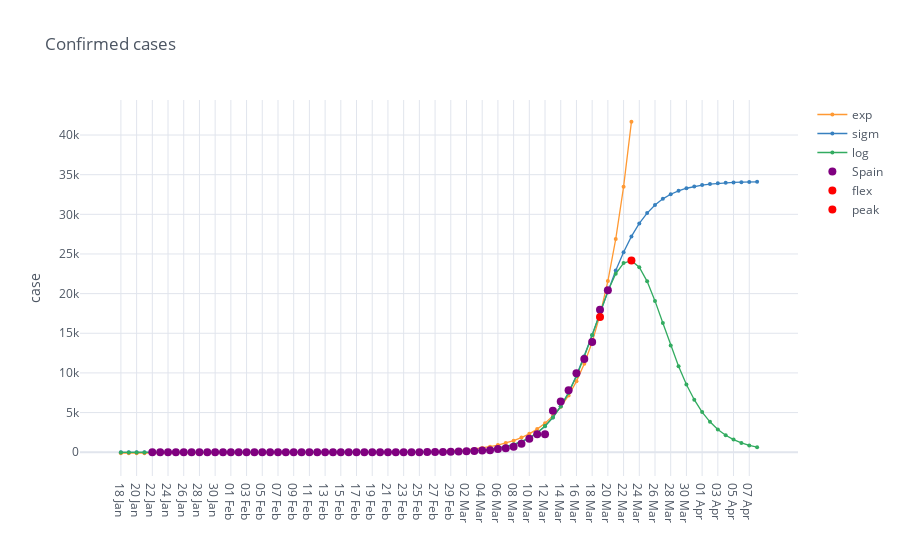

Here is the notebook cell this chart was saved with:
### Code cell
confirmed_cases = io.load_cases(io.get_filename_confirmed_cases(), [country])
# confirmed_cases
fig_analysis = mp.iplot_analysis_plot(confirmed_cases, title='Confirmed cases')
fig_analysis.show()

### Figure 1 — Plotly figure (JSON) as saved in the notebook; plotly's stock layout.template omitted (floating-point values rounded to 4 significant figures)
{"data": [{"line": {"color": "rgba(255, 153, 51, 1.0)", "dash": "solid", "shape": "linear", "width": 1.3}, "marker": {"size": 4, "symbol": "circle"}, "mode": "lines+markers", "name": "exp", "text": "", "type": "scatter", "x": ["18 Jan", "19 Jan", "20 Jan", "21 Jan", "22 Jan", "23 Jan", "24 Jan", "25 Jan", "26 Jan", "27 Jan", "28 Jan", "29 Jan", "30 Jan", "31 Jan", "01 Feb", "02 Feb", "03 Feb", "04 Feb", "05 Feb", "06 Feb", "07 Feb", "08 Feb", "09 Feb", "10 Feb", "11 Feb", "12 Feb", "13 Feb", "14 Feb", "15 Feb", "16 Feb", "17 Feb", "18 Feb", "19 Feb", "20 Feb", "21 Feb", "22 Feb", "23 Feb", "24 Feb", "25 Feb", "26 Feb", "27 Feb", "28 Feb", "29 Feb", "01 Mar", "02 Mar", "03 Mar", "04 Mar", "05 Mar", "06 Mar", "07 Mar", "08 Mar", "09 Mar", "10 Mar", "11 Mar", "12 Mar", "13 Mar", "14 Mar", "15 Mar", "16 Mar", "17 Mar", "18 Mar", "19 Mar", "20 Mar", "21 Mar", "22 Mar", "23 Mar", "24 Mar", "25 Mar", "26 Mar", "27 Mar", "28 Mar", "29 Mar", "30 Mar", "31 Mar", "01 Apr", "02 Apr", "03 Apr", "04 Apr", "05 Apr", "06 Apr", "07 Apr", "08 Apr"], "y": [-123.9, -123.8, -123.8, -123.8, -123.8, -123.8, -123.8, -123.8, -123.7, -123.7, -123.6, -123.6, -123.5, -123.4, -123.3, -123.1, -122.9, -122.7, -122.4, -122.1, -121.6, -121.1, -120.4, -119.5, -118.5, -117.2, -115.5, -113.5, -111.0, -107.8, -103.9, -99.01, -92.94, -85.38, -75.98, -64.29, -49.74, -31.64, -9.127, 18.89, 53.74, 97.1, 151.1, 218.2, 301.7, 405.6, 534.8, 695.6, 895.7, 1145.0, 1454.0, 1840.0, 2319.0, 2915.0, 3657.0, 4580.0, 5728.0, 7157.0, 8935.0, 11150.0, 13900.0, 17320.0, 21580.0, 26880.0, 33470.0, 41670.0, "", "", "", "", "", "", "", "", "", "", "", "", "", "", "", ""]}, {"line": {"color": "rgba(55, 128, 191, 1.0)", "dash": "solid", "shape": "linear", "width": 1.3}, "marker": {"size": 4, "symbol": "circle"}, "mode": "lines+markers", "name": "sigm", "text": "", "type": "scatter", "x": ["18 Jan", "19 Jan", "20 Jan", "21 Jan", "22 Jan", "23 Jan", "24 Jan", "25 Jan", "26 Jan", "27 Jan", "28 Jan", "29 Jan", "30 Jan", "31 Jan", "01 Feb", "02 Feb", "03 Feb", "04 Feb", "05 Feb", "06 Feb", "07 Feb", "08 Feb", "09 Feb", "10 Feb", "11 Feb", "12 Feb", "13 Feb", "14 Feb", "15 Feb", "16 Feb", "17 Feb", "18 Feb", "19 Feb", "20 Feb", "21 Feb", "22 Feb", "23 Feb", "24 Feb", "25 Feb", "26 Feb", "27 Feb", "28 Feb", "29 Feb", "01 Mar", "02 Mar", "03 Mar", "04 Mar", "05 Mar", "06 Mar", "07 Mar", "08 Mar", "09 Mar", "10 Mar", "11 Mar", "12 Mar", "13 Mar", "14 Mar", "15 Mar", "16 Mar", "17 Mar", "18 Mar", "19 Mar", "20 Mar", "21 Mar", "22 Mar", "23 Mar", "24 Mar", "25 Mar", "26 Mar", "27 Mar", "28 Mar", "29 Mar", "30 Mar", "31 Mar", "01 Apr", "02 Apr", "03 Apr", "04 Apr", "05 Apr", "06 Apr", "07 Apr", "08 Apr"], "y": [-21.39, -21.39, -21.39, -21.39, -21.39, -21.39, -21.39, -21.39, -21.39, -21.39, -21.38, -21.38, -21.38, -21.38, -21.38, -21.38, -21.37, -21.37, -21.36, -21.35, -21.33, -21.31, -21.29, -21.25, -21.19, -21.12, -21.01, -20.87, -20.67, -20.39, -20.0, -19.46, -18.71, -17.67, -16.23, -14.22, -11.44, -7.586, -2.233, 5.194, 15.5, 29.79, 49.62, 77.09, 115.2, 167.9, 240.7, 341.4, 480.1, 670.8, 932.0, 1288.0, 1769.0, 2415.0, 3269.0, 4382.0, 5799.0, 7557.0, 9665.0, 12090.0, 14760.0, 17550.0, 20310.0, 22900.0, 25220.0, 27210.0, 28850.0, 30160.0, 31170.0, 31950.0, 32540.0, 32970.0, 33290.0, 33520.0, 33690.0, 33820.0, 33910.0, 33970.0, 34020.0, 34060.0, 34080.0, 34100.0]}, {"line": {"color": "rgba(50, 171, 96, 1.0)", "dash": "solid", "shape": "linear", "width": 1.3}, "marker": {"size": 4, "symbol": "circle"}, "mode": "lines+markers", "name": "log", "text": "", "type": "scatter", "x": ["18 Jan", "19 Jan", "20 Jan", "21 Jan", "22 Jan", "23 Jan", "24 Jan", "25 Jan", "26 Jan", "27 Jan", "28 Jan", "29 Jan", "30 Jan", "31 Jan", "01 Feb", "02 Feb", "03 Feb", "04 Feb", "05 Feb", "06 Feb", "07 Feb", "08 Feb", "09 Feb", "10 Feb", "11 Feb", "12 Feb", "13 Feb", "14 Feb", "15 Feb", "16 Feb", "17 Feb", "18 Feb", "19 Feb", "20 Feb", "21 Feb", "22 Feb", "23 Feb", "24 Feb", "25 Feb", "26 Feb", "27 Feb", "28 Feb", "29 Feb", "01 Mar", "02 Mar", "03 Mar", "04 Mar", "05 Mar", "06 Mar", "07 Mar", "08 Mar", "09 Mar", "10 Mar", "11 Mar", "12 Mar", "13 Mar", "14 Mar", "15 Mar", "16 Mar", "17 Mar", "18 Mar", "19 Mar", "20 Mar", "21 Mar", "22 Mar", "23 Mar", "24 Mar", "25 Mar", "26 Mar", "27 Mar", "28 Mar", "29 Mar", "30 Mar", "31 Mar", "01 Apr", "02 Apr", "03 Apr", "04 Apr", "05 Apr", "06 Apr", "07 Apr", "08 Apr"], "y": [-31.84, -31.84, -31.84, -31.84, -31.84, -31.84, -31.84, -31.84, -31.84, -31.84, -31.84, -31.84, -31.84, -31.83, -31.83, -31.82, -31.81, -31.8, -31.79, -31.77, -31.74, -31.7, -31.65, -31.58, -31.48, -31.35, -31.17, -30.93, -30.61, -30.16, -29.56, -28.74, -27.63, -26.12, -24.07, -21.28, -17.49, -12.34, -5.35, 4.145, 17.04, 34.55, 58.32, 90.58, 134.3, 193.7, 274.0, 382.8, 529.8, 728.0, 994.7, 1352.0, 1829.0, 2462.0, 3293.0, 4372.0, 5751.0, 7478.0, 9579.0, 12040.0, 14780.0, 17620.0, 20310.0, 22490.0, 23850.0, 24150.0, 23330.0, 21550.0, 19080.0, 16280.0, 13460.0, 10840.0, 8543.0, 6619.0, 5061.0, 3829.0, 2874.0, 2142.0, 1588.0, 1171.0, 859.3, 627.3]}, {"line": {"color": "rgba(128, 0, 128, 1.0)", "dash": "solid", "shape": "linear", "width": 1.3}, "marker": {"size": 8, "symbol": "circle"}, "mode": "markers", "name": "Spain", "text": "", "type": "scatter", "x": ["18 Jan", "19 Jan", "20 Jan", "21 Jan", "22 Jan", "23 Jan", "24 Jan", "25 Jan", "26 Jan", "27 Jan", "28 Jan", "29 Jan", "30 Jan", "31 Jan", "01 Feb", "02 Feb", "03 Feb", "04 Feb", "05 Feb", "06 Feb", "07 Feb", "08 Feb", "09 Feb", "10 Feb", "11 Feb", "12 Feb", "13 Feb", "14 Feb", "15 Feb", "16 Feb", "17 Feb", "18 Feb", "19 Feb", "20 Feb", "21 Feb", "22 Feb", "23 Feb", "24 Feb", "25 Feb", "26 Feb", "27 Feb", "28 Feb", "29 Feb", "01 Mar", "02 Mar", "03 Mar", "04 Mar", "05 Mar", "06 Mar", "07 Mar", "08 Mar", "09 Mar", "10 Mar", "11 Mar", "12 Mar", "13 Mar", "14 Mar", "15 Mar", "16 Mar", "17 Mar", "18 Mar", "19 Mar", "20 Mar", "21 Mar", "22 Mar", "23 Mar", "24 Mar", "25 Mar", "26 Mar", "27 Mar", "28 Mar", "29 Mar", "30 Mar", "31 Mar", "01 Apr", "02 Apr", "03 Apr", "04 Apr", "05 Apr", "06 Apr", "07 Apr", "08 Apr"], "y": ["", "", "", "", 0.0, 0.0, 0.0, 0.0, 0.0, 0.0, 0.0, 0.0, 0.0, 0.0, 1.0, 1.0, 1.0, 1.0, 1.0, 1.0, 1.0, 1.0, 2.0, 2.0, 2.0, 2.0, 2.0, 2.0, 2.0, 2.0, 2.0, 2.0, 2.0, 2.0, 2.0, 2.0, 2.0, 2.0, 6.0, 13.0, 15.0, 32.0, 45.0, 84.0, 120.0, 165.0, 222.0, 259.0, 400.0, 500.0, 673.0, 1073.0, 1695.0, 2277.0, 2277.0, 5232.0, 6391.0, 7798.0, 9942.0, 11750.0, 13910.0, 17960.0, 20410.0, "", "", "", "", "", "", "", "", "", "", "", "", "", "", "", "", "", "", ""]}, {"marker": {"color": "rgba(255, 0, 0, 125)", "size": 8}, "mode": "markers", "name": "flex", "type": "scatter", "x": ["19 Mar"], "y": [17060.0]}, {"marker": {"color": "rgba(255, 0, 0, 125)", "size": 8}, "mode": "markers", "name": "peak", "type": "scatter", "x": ["23 Mar"], "y": [24180.0]}], "layout": {"legend": {"bgcolor": "#FFFFFF", "font": {"color": "#4D5663"}}, "paper_bgcolor": "#FFFFFF", "plot_bgcolor": "#FFFFFF", "title": {"font": {"color": "#4D5663"}, "text": "Confirmed cases"}, "xaxis": {"gridcolor": "#E1E5ED", "showgrid": true, "tickfont": {"color": "#4D5663"}, "title": {"font": {"color": "#4D5663"}, "text": ""}, "zerolinecolor": "#E1E5ED"}, "yaxis": {"gridcolor": "#E1E5ED", "showgrid": true, "tickfont": {"color": "#4D5663"}, "title": {"font": {"color": "#4D5663"}, "text": "case"}, "zerolinecolor": "#E1E5ED"}}}
